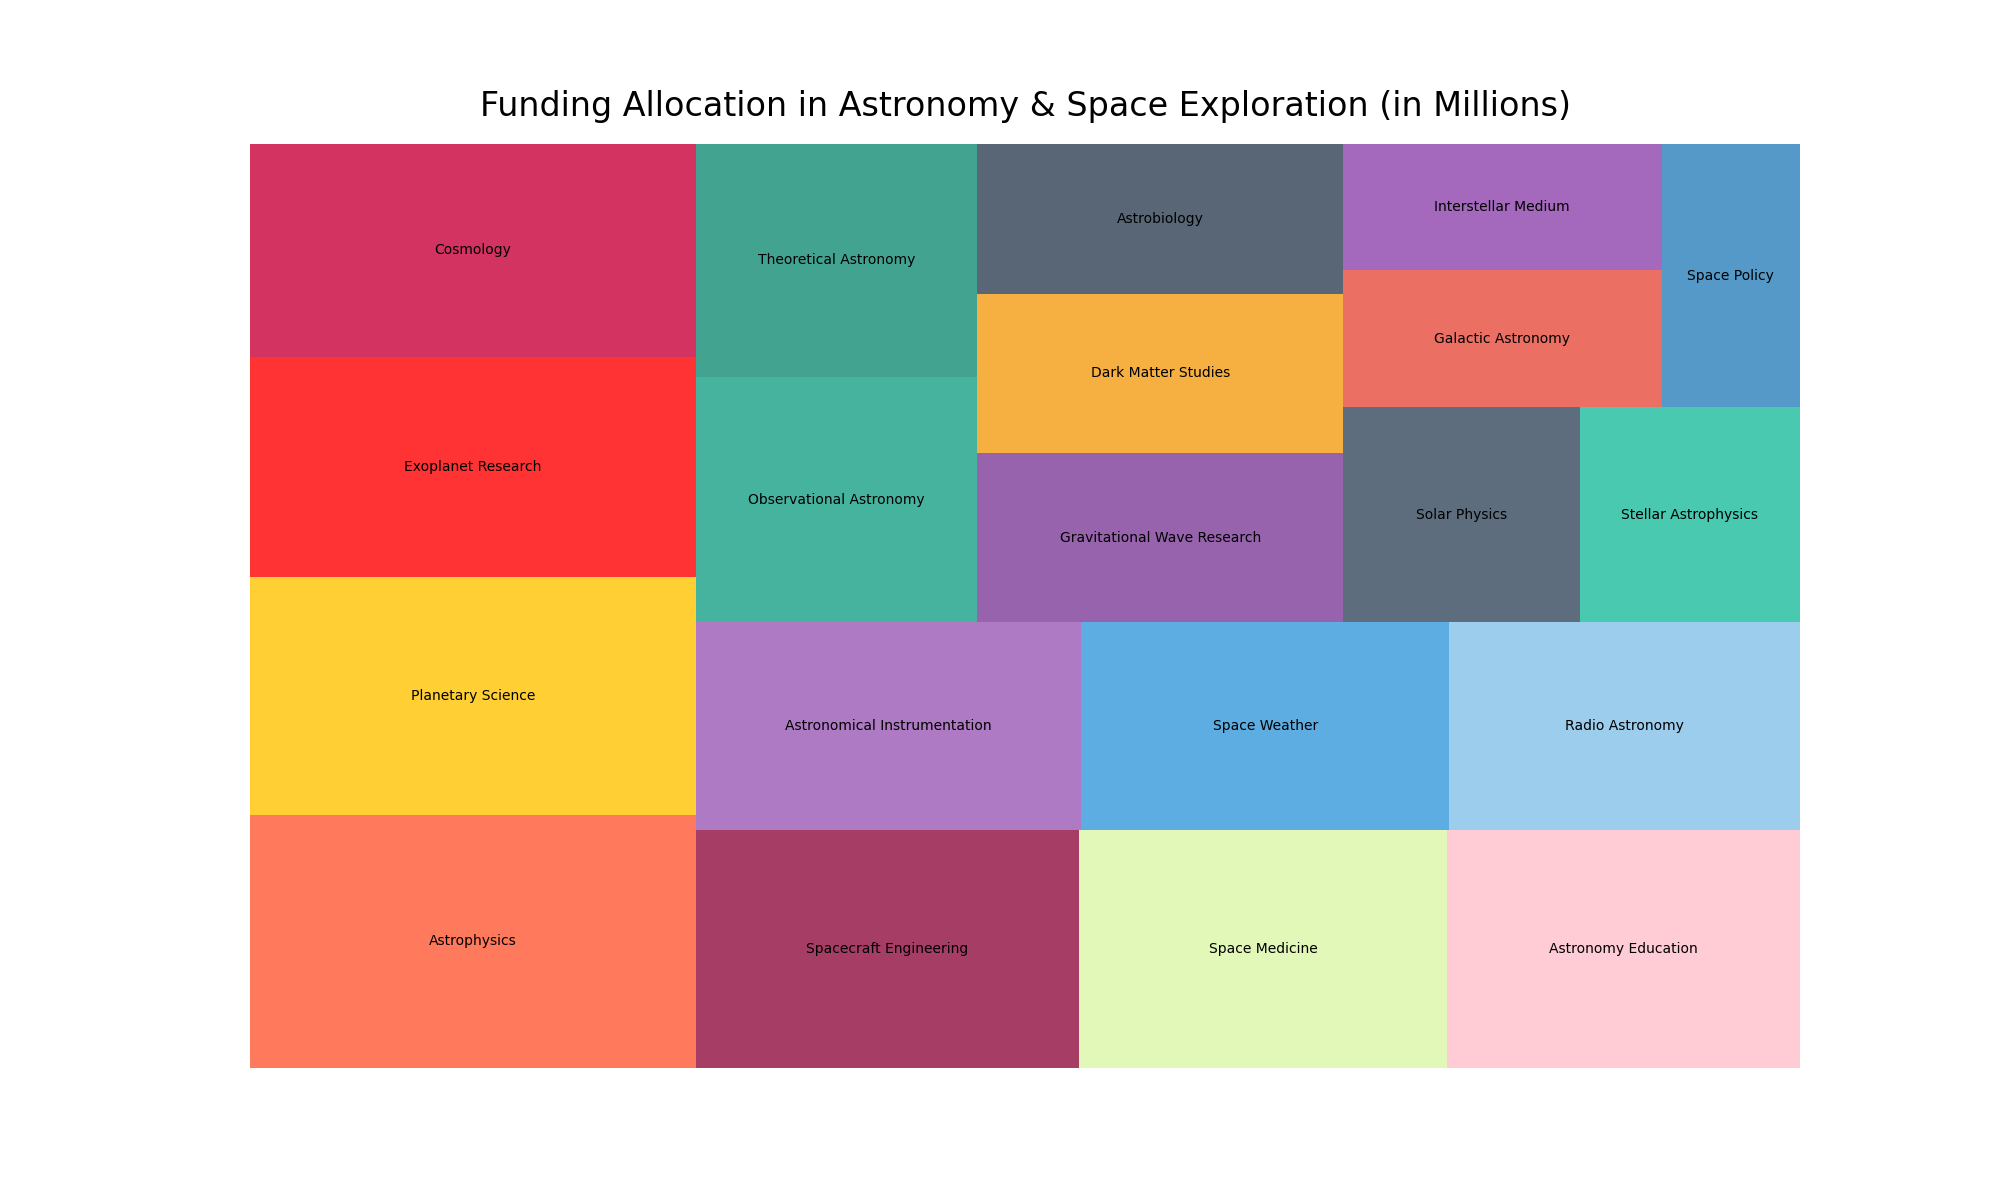

Source code (Python):

import matplotlib.pyplot as plt
import seaborn as sns
import pandas as pd
import squarify

data = {
    'Field': [
        'Astrophysics', 'Planetary Science', 'Exoplanet Research', 
        'Cosmology', 'Spacecraft Engineering', 'Space Medicine', 
        'Astronomy Education', 'Astronomical Instrumentation', 'Space Weather', 
        'Radio Astronomy', 'Observational Astronomy', 'Theoretical Astronomy', 
        'Gravitational Wave Research', 'Dark Matter Studies', 'Astrobiology', 
        'Solar Physics', 'Stellar Astrophysics', 'Galactic Astronomy', 
        'Interstellar Medium', 'Space Policy'
    ],
    'Funding (Millions)': [
        6200, 5800, 5400, 5200, 5000, 4800, 4600, 4400, 
        4200, 4000, 3800, 3600, 3400, 3200, 3000, 2800, 
        2600, 2400, 2200, 2000
    ]
}

df = pd.DataFrame(data)

colors = [
    '#FF5733', '#FFC300', '#FF0000', '#C70039', '#900C3F', 
    '#DAF7A6', '#FFC0CB', '#9B59B6', '#3498DB', '#85C1E9', 
    '#16A085', '#138D75', '#7D3C98', '#F39C12', '#2E4053', 
    '#34495E', '#1ABC9C', '#E74C3C', '#8E44AD', '#2980B9'
]

plt.figure(figsize=(20, 12))

squarify.plot(sizes=df['Funding (Millions)'], label=df['Field'], color=colors, alpha=0.8)

plt.title('Funding Allocation in Astronomy & Space Exploration (in Millions)', fontsize=24, pad=20)
plt.axis('off')
plt.show()
